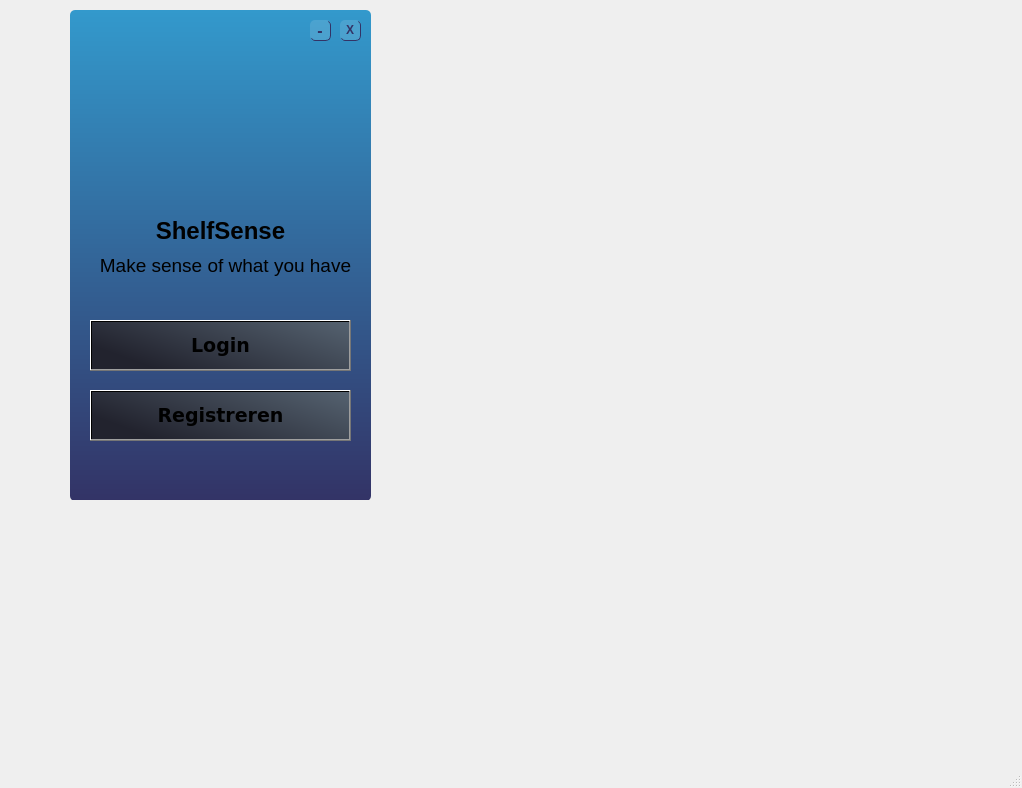
<?xml version="1.0" encoding="UTF-8"?>
<ui version="4.0">
 <class>MainWindow</class>
 <widget class="QMainWindow" name="MainWindow">
  <property name="geometry">
   <rect>
    <x>0</x>
    <y>0</y>
    <width>1022</width>
    <height>788</height>
   </rect>
  </property>
  <property name="windowTitle">
   <string>MainWindow</string>
  </property>
  <widget class="QWidget" name="centralwidget">
   <widget class="QWidget" name="widgetest" native="true">
    <property name="geometry">
     <rect>
      <x>70</x>
      <y>0</y>
      <width>301</width>
      <height>500</height>
     </rect>
    </property>
    <property name="styleSheet">
     <string notr="true">#loginButton, #registerButton{
	background-color: qlineargradient(spread:pad, x1:0, y1:0.5, x2:1, y2:0, stop:0 rgba(34,35,46,255), stop:1 rgba(85, 98, 112, 255));
}

#loginButton:hover, #registerButton:hover{
	background-color: qlineargradient(spread:pad, x1:0, y1:0.5, x2:1, y2:0, stop:0 rgba(40, 67, 98, 255), stop:1 rgba(105, 118, 132, 255));
}

#loginButton:pressed, #registerButton:pressed{
	padding-top: 5px;
	background-color: rgba(105, 118, 132, 255);
}

#closeButton, #miniButton, #moveButton{
	background-color: rgba(255,255,255,30);
	border: none;
	border-radius: 5px;
	border-bottom: 1px solid rgba(51, 51, 102, 255);
	border-right: 1px solid rgba(51, 51, 102, 255);
	color: rgba(51, 51, 102, 255);
}

#closeButton:hover, #miniButton:hover, #moveButton:hover{
	background-color: rgba(51, 51, 102, 50);
}

#closeButton:pressed, #miniButton:pressed, #moveButton:pressed{
	background-color: rgba(51, 51, 102, 100);
	border-top: 2px solid rgba(51, 51, 102, 255);
	border-left: 2px solid rgba(51, 51, 102, 255);
	padding-top: 2px;
	padding-left: 1px;
}</string>
    </property>
    <widget class="QWidget" name="widget" native="true">
     <property name="geometry">
      <rect>
       <x>0</x>
       <y>10</y>
       <width>301</width>
       <height>491</height>
      </rect>
     </property>
     <property name="styleSheet">
      <string notr="true">#widget{
	background-color: qlineargradient(spread:pad, x1:0, y1:0, x2:0, y2:1, stop:0 rgba(51, 153, 204, 255), stop:1 rgba(51, 51, 102, 255));
	border-radius: 5px;
}</string>
     </property>
     <widget class="QLabel" name="label_7">
      <property name="geometry">
       <rect>
        <x>10</x>
        <y>240</y>
        <width>291</width>
        <height>31</height>
       </rect>
      </property>
      <property name="font">
       <font>
        <pointsize>14</pointsize>
        <bold>false</bold>
       </font>
      </property>
      <property name="text">
       <string>Make sense of what you have</string>
      </property>
      <property name="alignment">
       <set>Qt::AlignmentFlag::AlignCenter</set>
      </property>
     </widget>
     <widget class="QLabel" name="label_3">
      <property name="geometry">
       <rect>
        <x>90</x>
        <y>50</y>
        <width>121</width>
        <height>141</height>
       </rect>
      </property>
      <property name="text">
       <string/>
      </property>
      <property name="pixmap">
       <pixmap>../test.png</pixmap>
      </property>
      <property name="scaledContents">
       <bool>true</bool>
      </property>
      <property name="alignment">
       <set>Qt::AlignmentFlag::AlignLeading|Qt::AlignmentFlag::AlignLeft|Qt::AlignmentFlag::AlignVCenter</set>
      </property>
     </widget>
     <widget class="QLabel" name="label_8">
      <property name="geometry">
       <rect>
        <x>50</x>
        <y>200</y>
        <width>201</width>
        <height>41</height>
       </rect>
      </property>
      <property name="font">
       <font>
        <pointsize>18</pointsize>
        <bold>true</bold>
       </font>
      </property>
      <property name="layoutDirection">
       <enum>Qt::LayoutDirection::LeftToRight</enum>
      </property>
      <property name="text">
       <string>ShelfSense</string>
      </property>
      <property name="alignment">
       <set>Qt::AlignmentFlag::AlignCenter</set>
      </property>
     </widget>
     <widget class="QPushButton" name="loginButton">
      <property name="geometry">
       <rect>
        <x>20</x>
        <y>310</y>
        <width>261</width>
        <height>51</height>
       </rect>
      </property>
      <property name="font">
       <font>
        <family>Verdana</family>
        <pointsize>14</pointsize>
        <bold>true</bold>
       </font>
      </property>
      <property name="styleSheet">
       <string notr="true"/>
      </property>
      <property name="text">
       <string>Login</string>
      </property>
     </widget>
     <widget class="QPushButton" name="registerButton">
      <property name="geometry">
       <rect>
        <x>20</x>
        <y>380</y>
        <width>261</width>
        <height>51</height>
       </rect>
      </property>
      <property name="font">
       <font>
        <family>Verdana</family>
        <pointsize>14</pointsize>
        <bold>true</bold>
       </font>
      </property>
      <property name="styleSheet">
       <string notr="true"/>
      </property>
      <property name="text">
       <string>Registreren</string>
      </property>
     </widget>
     <widget class="QPushButton" name="miniButton">
      <property name="geometry">
       <rect>
        <x>240</x>
        <y>10</y>
        <width>21</width>
        <height>21</height>
       </rect>
      </property>
      <property name="font">
       <font>
        <pointsize>12</pointsize>
        <bold>true</bold>
       </font>
      </property>
      <property name="styleSheet">
       <string notr="true"/>
      </property>
      <property name="text">
       <string>-</string>
      </property>
     </widget>
     <widget class="QPushButton" name="closeButton">
      <property name="geometry">
       <rect>
        <x>270</x>
        <y>10</y>
        <width>21</width>
        <height>21</height>
       </rect>
      </property>
      <property name="font">
       <font>
        <bold>true</bold>
       </font>
      </property>
      <property name="styleSheet">
       <string notr="true"/>
      </property>
      <property name="text">
       <string>X</string>
      </property>
     </widget>
    </widget>
   </widget>
  </widget>
  <widget class="QMenuBar" name="menubar">
   <property name="geometry">
    <rect>
     <x>0</x>
     <y>0</y>
     <width>1022</width>
     <height>33</height>
    </rect>
   </property>
  </widget>
  <widget class="QStatusBar" name="statusbar"/>
 </widget>
 <resources/>
 <connections/>
</ui>
